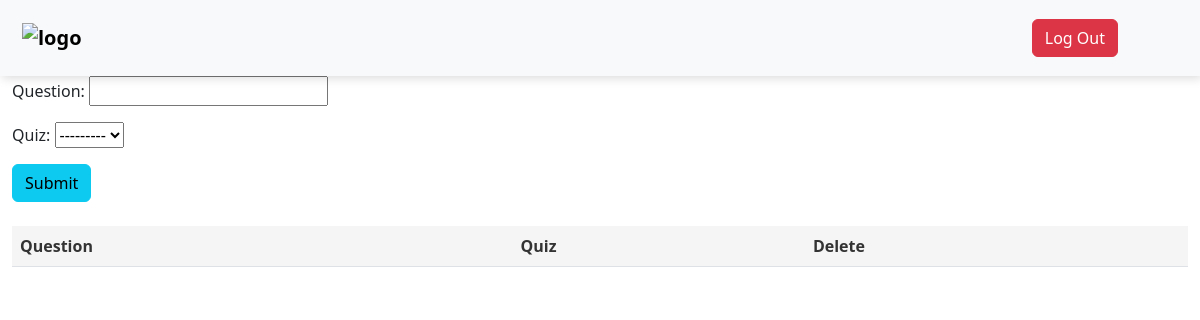
/quiz/add_question/, run on an earlier commit of the app's database.
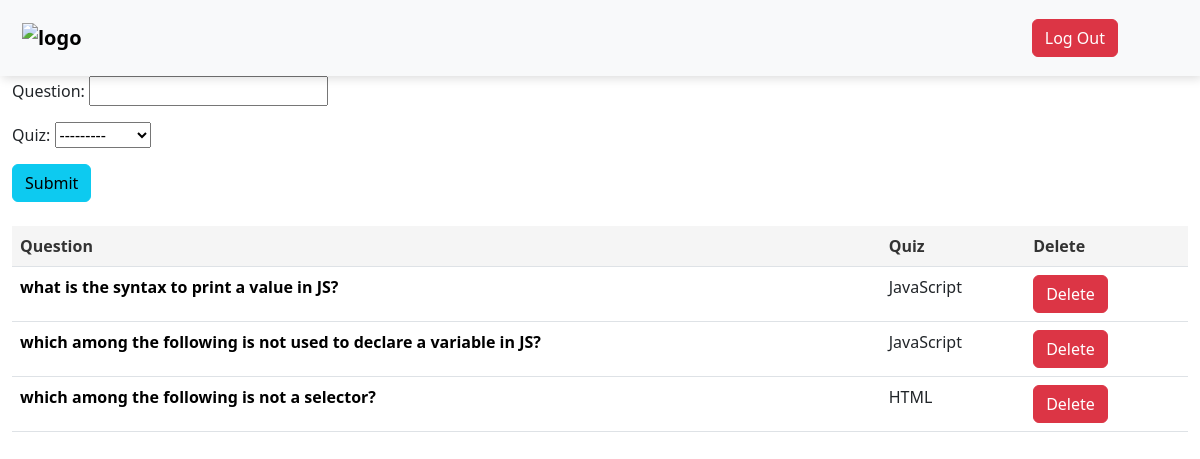
And on a later commit of the database.
### quiz/models.py (models this page shows, shortened)
class Question(models.Model):
    Question = models.CharField(max_length=200, null=True)
    quiz = models.ForeignKey(Quiz, on_delete=models.CASCADE)

class Quiz(models.Model):
    Quiz_name = models.CharField(max_length=50, null=True)
    Course = models.ForeignKey(Course, on_delete=models.CASCADE, null=True)
    Module = models.ForeignKey(Module, on_delete=models.CASCADE, null=True)
    number_of_questions = models.IntegerField(default=1, null=True)
    time = models.IntegerField(help_text="Duration of the quiz in seconds", default=1, null=True)
    def __str__(self):
        return self.Quiz_name

### quiz/views.py (the view)
# urls.py: path('add_question/', views.add_question, name='add_question'),
def add_question(request):
    questions = Question.objects.all()
    questions = Question.objects.filter().order_by('-id')
    if request.method=="POST":
        form = QuestionForm(request.POST)
        if form.is_valid():
            form.save()
            return redirect('quiz:add_question')
    else:
        form=QuestionForm()
    return render(request, "quiz/add_question.html", {'form':form, 'questions':questions})

### quiz/forms.py
class QuestionForm(forms.ModelForm):
    class Meta:
        model = Question
        fields = ('Question', 'quiz')

### templates/quiz/add_question.html (shortened to what this page needs)
{% extends 'base.html' %}
{% block content %}
  <form action="{% url 'quiz:add_question' %}" method="POST"> {% csrf_token %}
    {{ form.as_p }}
    <button type="submit" class="btn btn-info">Submit</button>
  </form>
  <br>
  <table class="table">
    <thead>
      <tr>
        <th>Question</th>
        <th>Quiz</th>
        <th>Delete</th>
      </tr>
    </thead>
    {% for question in questions %}
    <tr>
      <td><a href="/quiz/add_options/{{question.id}}/">{{question.Question}}</a></td>
      <td>{{question.quiz}}</td>
      <td><a href="/quiz/delete_question/{{question.id}}/" class="btn btn-danger">Delete</a></td>
    </tr>
    {% endfor %}
  </table>
{% endblock %}

What changed in the data, as far as the page shows it:
added Question: Question "what is the syntax to print a value in JS?", quiz "JavaScript"
added Question: Question "which among the following is not used to declare a variable in JS?", quiz "JavaScript"
added Question: Question "which among the following is not a selector?", quiz "HTML"
